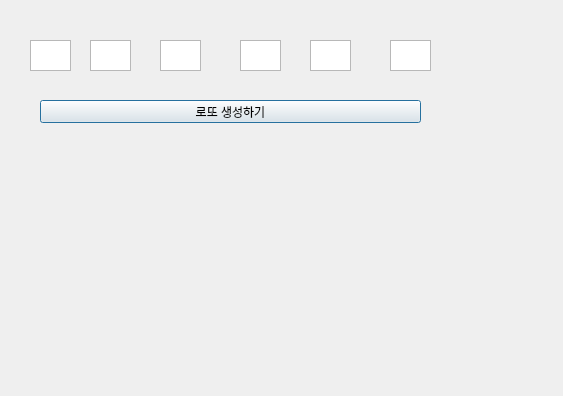
<?xml version="1.0" encoding="UTF-8"?>
<ui version="4.0">
 <class>Dialog</class>
 <widget class="QDialog" name="Dialog">
  <property name="geometry">
   <rect>
    <x>0</x>
    <y>0</y>
    <width>563</width>
    <height>396</height>
   </rect>
  </property>
  <property name="windowTitle">
   <string>Dialog</string>
  </property>
  <widget class="QTextEdit" name="t1">
   <property name="geometry">
    <rect>
     <x>30</x>
     <y>40</y>
     <width>41</width>
     <height>31</height>
    </rect>
   </property>
  </widget>
  <widget class="QTextEdit" name="t2">
   <property name="geometry">
    <rect>
     <x>90</x>
     <y>40</y>
     <width>41</width>
     <height>31</height>
    </rect>
   </property>
  </widget>
  <widget class="QTextEdit" name="t3">
   <property name="geometry">
    <rect>
     <x>160</x>
     <y>40</y>
     <width>41</width>
     <height>31</height>
    </rect>
   </property>
  </widget>
  <widget class="QTextEdit" name="t4">
   <property name="geometry">
    <rect>
     <x>240</x>
     <y>40</y>
     <width>41</width>
     <height>31</height>
    </rect>
   </property>
  </widget>
  <widget class="QTextEdit" name="t5">
   <property name="geometry">
    <rect>
     <x>310</x>
     <y>40</y>
     <width>41</width>
     <height>31</height>
    </rect>
   </property>
  </widget>
  <widget class="QTextEdit" name="t6">
   <property name="geometry">
    <rect>
     <x>390</x>
     <y>40</y>
     <width>41</width>
     <height>31</height>
    </rect>
   </property>
  </widget>
  <widget class="QPushButton" name="btn">
   <property name="geometry">
    <rect>
     <x>40</x>
     <y>100</y>
     <width>381</width>
     <height>23</height>
    </rect>
   </property>
   <property name="text">
    <string>로또 생성하기</string>
   </property>
  </widget>
 </widget>
 <resources/>
 <connections/>
</ui>
